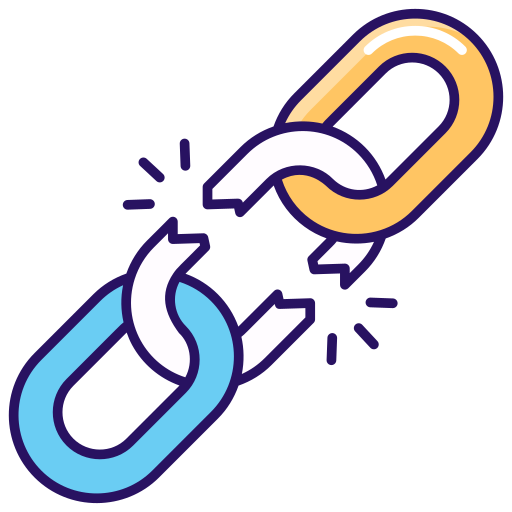
#> input picture input_pic/link.png, 512 x 512 px; its folder holds only this picture in this run
$ python generate_rc.py
#> lines starting #> are read from the running program, lines starting #| are printed output that depends on the picture
import os
import sys
import shutil
import random
import string
from PIL import Image


def ensure_dir(dir_path):
    """确保目录存在，如果不存在则创建"""
    if not os.path.exists(dir_path):
        os.makedirs(dir_path)
        print(f"创建目录: {dir_path}")


def generate_random_filename():
    """生成8位随机字符串作为文件名"""
    chars = string.ascii_letters + string.digits
    return "".join(random.choice(chars) for _ in range(8))


def convert_to_ico(input_path, output_path):
    """将图片转换为ICO文件，选择最合适的尺寸"""
    try:
        # 打开图片
        img = Image.open(input_path)

        # 确保图片是正方形的
        if img.width != img.height:
            print(f"警告: {input_path} 不是正方形图片，将被跳过")
            return False

        # 定义支持的ICO尺寸
        ico_sizes = [16, 32, 64, 128, 256]

        # 获取原图尺寸
        original_size = img.width  # 因为是正方形，width 和 height 相同

        # 选择最合适的尺寸（不大于原图的最大尺寸）
        target_size = max(size for size in ico_sizes if size <= original_size)

        # 转换为RGBA模式
        if img.mode != "RGBA":
            img = img.convert("RGBA")

        # 调整图片尺寸
        resized_img = img.resize((target_size, target_size), Image.Resampling.LANCZOS)

        # 创建一个临时文件来保存调整后的PNG
        temp_png = output_path + ".temp.png"
        resized_img.save(temp_png, format="PNG")

        # 重新打开调整后的PNG并保存为ICO
        with Image.open(temp_png) as img_for_ico:
            img_for_ico.save(
                output_path, format="ICO", sizes=[(target_size, target_size)]
            )

        # 删除临时文件
        os.remove(temp_png)

        print(
            f"转换成功: {input_path} -> {output_path} (尺寸: {target_size}x{target_size})"
        )
        return True
    except Exception as e:
        print(f"转换失败 {input_path}: {str(e)}")
        return False


def clean_directory(dir_path):
    """清空目录内容"""
    if os.path.exists(dir_path):
        for filename in os.listdir(dir_path):
            file_path = os.path.join(dir_path, filename)
            try:
                if os.path.isfile(file_path):
                    os.unlink(file_path)
                elif os.path.isdir(file_path):
                    shutil.rmtree(file_path)
            except Exception as e:
                print(f"清理文件失败 {file_path}: {str(e)}")


def generate_rc_file():
    # 定义所需的目录
    input_dir = "input_pic"
    icons_dir = "icons"
    obj_dir = "obj"
    output_dir = "output_dll"

    # 确保所需目录都存在
    for dir_path in [input_dir, icons_dir, obj_dir, output_dir]:
        ensure_dir(dir_path)

    # 清空icons目录
    clean_directory(icons_dir)

    # 处理输入文件
    icon_files = []
    supported_formats = {".png", ".jpg", ".jpeg", ".ico"}

    for filename in os.listdir(input_dir):
        file_ext = os.path.splitext(filename)[1].lower()
        if file_ext in supported_formats:
            input_path = os.path.join(input_dir, filename)
            new_filename = generate_random_filename()

            if file_ext == ".ico":
                # 如果是ico文件，直接复制到icons目录
                new_path = os.path.join(icons_dir, new_filename + ".ico")
                shutil.copy2(input_path, new_path)
                icon_files.append(os.path.basename(new_path))
                print(f"复制ICO文件: {input_path} -> {new_path}")
            else:
                # 转换其他格式为ico
                new_path = os.path.join(icons_dir, new_filename + ".ico")
                if convert_to_ico(input_path, new_path):
#> in convert_to_ico, img is the input picture: PIL image 512x512 RGBA; mean R, G, B, A 40.8, 40.8, 47.9, 75.3
#> in convert_to_ico, `resized_img = img.resize((target_size, target_size), Image.Resampling...`:
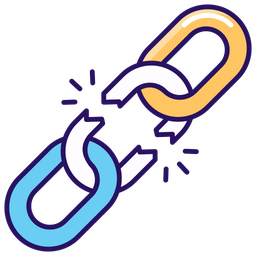
#> resized_img: PIL image 256x256 RGBA; mean R, G, B, A 41.3, 40.9, 50.4, 75.3; transparent parts drawn white
#| 转换成功: input_pic/link.png -> icons/2yW4Acq9.ico (尺寸: 256x256)
                    icon_files.append(os.path.basename(new_path))

    if not icon_files:
        print(f"错误: 在input_pic目录中没有找到可用的图片文件")
        return

    rc_content = []
    # 添加RC文件头
    rc_content.append("#include <windows.h>\n")

    # 生成资源定义
    for idx, filename in enumerate(icon_files):
        resource_id = idx + 1
        rc_content.append(f'{resource_id} ICON "..\\\\icons\\\\{filename}"')

    # 写入.rc文件到obj目录
    rc_file_path = os.path.join(obj_dir, "resources.rc")
    with open(rc_file_path, "w", encoding="utf-8") as rc_file:
        rc_file.write("\n".join(rc_content))

    print(f"成功生成resources.rc文件，包含 {len(icon_files)} 个图标资源")


if __name__ == "__main__":
    generate_rc_file()
